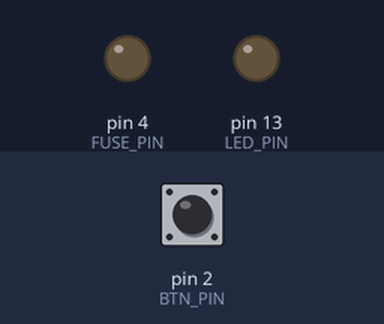
Recording of a sketch running on a simulated Arduino Uno, built with avr-gcc and run on an emulated ATmega328P. On the bench: output pins drawn as LEDs (lit = HIGH). Dashed ring = blinking. Inputs (shaded band) come from the test bench; at power-on: pin 2 (BTN_PIN) LOW.

Above: at 1.2 s.
1.3 s: pin 2 (BTN_PIN) pulled HIGH for 0.15 s
At 1.6 s:
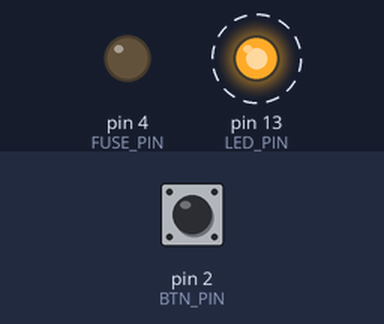
4.4 s: pin 2 (BTN_PIN) pulled HIGH for 1 s
6.9 s: pin 2 (BTN_PIN) pulled HIGH for 3.2 s
At 16.95 s:
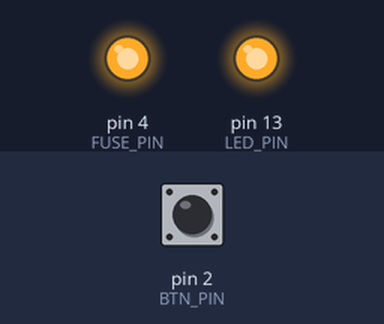
At 17.46 s:
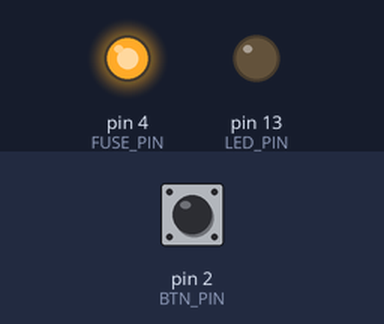
Timing chart, 0 to 17.6 s (numbered marks = the images above; inputs shaded):
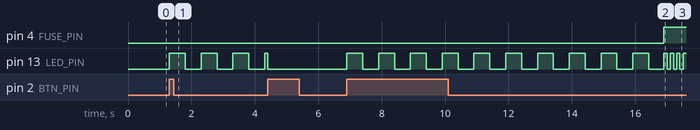

The sketch:

countdown.ino
```cpp
/*
Countdown-Timer für Zünder...
*/
#include <Bounce.h>

const int LED_PIN = 13;
const int FUSE_PIN = 4;
// const int TEST_PIN = 3;
const int BTN_PIN = 2;     // the number of the pushbutton pin

const long cdwn_len = 10 * 1000;
const long fuse_len = 15 * 1000;

long start, blinker;

Bounce bouncer = Bounce(BTN_PIN, 5);

byte mode; // 0 waiting, 1 counting, 2 fusing
byte LED;

void togglecountdown()
{
   if (mode==0)
   {
      startcountdown();
   }
   else
   {
      stopcountdown();
   }
}

void startcountdown()
{
   start = millis();
   mode = 1; // Counting down
   LED = HIGH;
   digitalWrite(LED_PIN, LED);
   blinker = start;
}

void stopcountdown()
{
    stopfuse();
}

void startfuse()
{
    start = millis();
    mode = 2;
    // set fuse pin
    digitalWrite(FUSE_PIN, HIGH);
}

void stopfuse()
{
    // reset fuse pin
    // digitalWrite(TEST_PIN, LOW);
    digitalWrite(FUSE_PIN, LOW);
    digitalWrite(LED_PIN, LOW);
    start = 0;
    mode = 0;
    blinker = 0;
    LED = LOW;
}

void setup()
{
  Serial.begin(9600);
  pinMode (LED_PIN, OUTPUT);
  pinMode (FUSE_PIN, OUTPUT);
  // pinMode (TEST_PIN, OUTPUT);
  pinMode (BTN_PIN, INPUT);
  digitalWrite(FUSE_PIN, LOW);
  digitalWrite(LED_PIN, LOW);
  stopfuse();
}

void loop()
{
   long now = millis();
   // check button...
   bouncer.update();
   int btnvalue = bouncer.read();
   // digitalWrite(TEST_PIN, btnvalue);
   if (bouncer.risingEdge())
   {
     if (mode == 0)
       { startcountdown(); }
     else
       { stopcountdown(); }
   }

   if (mode==1)
   {
     if (now-blinker > 500)
     {
       if (LED==HIGH) {LED = LOW;} else {LED = HIGH;}
       digitalWrite(LED_PIN, LED);
       blinker = now;
     }
     if (now - start > cdwn_len)
      {
         startfuse();
      }
   }
   if (mode==2)
   {
      if (now-blinker > 100)
      {
        if (LED==HIGH) {LED = LOW;} else {LED = HIGH;}
        digitalWrite(LED_PIN, LED);
        blinker = now;
      }
      if (now - start > fuse_len)
      {
         stopfuse();
         stopcountdown();
      }
   }
}
```

Measured:
- after the input at 1.3 s, pin 13 (LED_PIN): alternates HIGH for 0.50 s and LOW for 0.50 s, starting at once
- after the input at 6.9 s, pin 4 (FUSE_PIN): LOW → HIGH after 10.0 s; pin 13 (LED_PIN): goes 10 × (HIGH 0.50 s, LOW 0.50 s), 3 × (HIGH 0.10 s, LOW 0.10 s), then HIGH, starting at once
